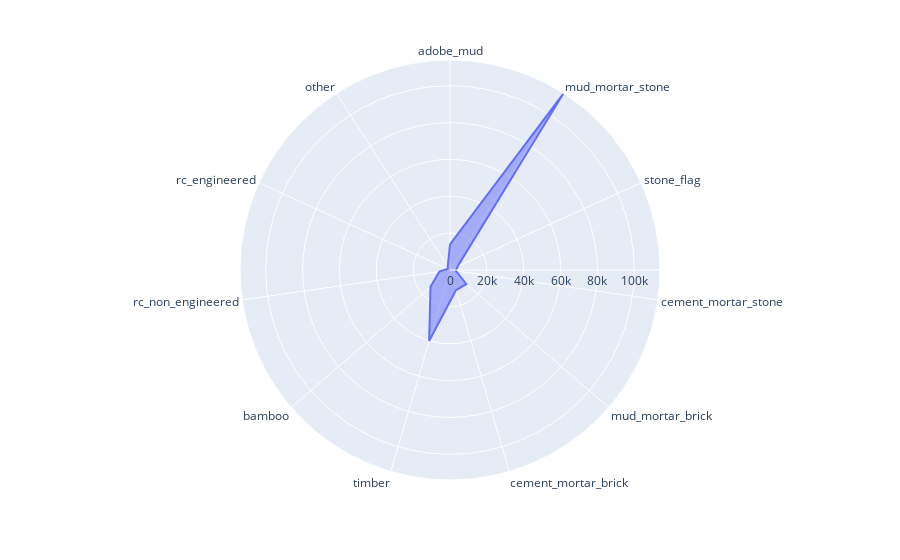

The notebook cell this image was saved under:
### Code cell
fig = px.line_polar(radar_data, r='medium', theta='superestructures', line_close=True)
fig.update_traces(fill='toself')
fig.show()

### Figure 1 — Plotly figure (JSON) as saved in the notebook; plotly's stock layout.template omitted (floating-point values rounded to 4 significant figures)
{"data": [{"fill": "toself", "hovertemplate": "medium=%{r}<br>superestructures=%{theta}<extra></extra>", "legendgroup": "", "line": {"color": "#636efa", "dash": "solid"}, "mode": "lines", "name": "", "r": [13902, 113947, 4534, 3248, 11698, 11421, 40187, 14001, 5832, 1402, 2248, 13902], "showlegend": false, "subplot": "polar", "theta": ["adobe_mud", "mud_mortar_stone", "stone_flag", "cement_mortar_stone", "mud_mortar_brick", "cement_mortar_brick", "timber", "bamboo", "rc_non_engineered", "rc_engineered", "other", "adobe_mud"], "type": "scatterpolar"}], "layout": {"autosize": true, "legend": {"tracegroupgap": 0}, "margin": {"t": 60}, "polar": {"angularaxis": {"direction": "clockwise", "rotation": 90, "type": "category"}, "domain": {"x": [0, 1], "y": [0, 1]}, "radialaxis": {"autorange": true, "range": [0, 113947], "type": "linear"}}}}
